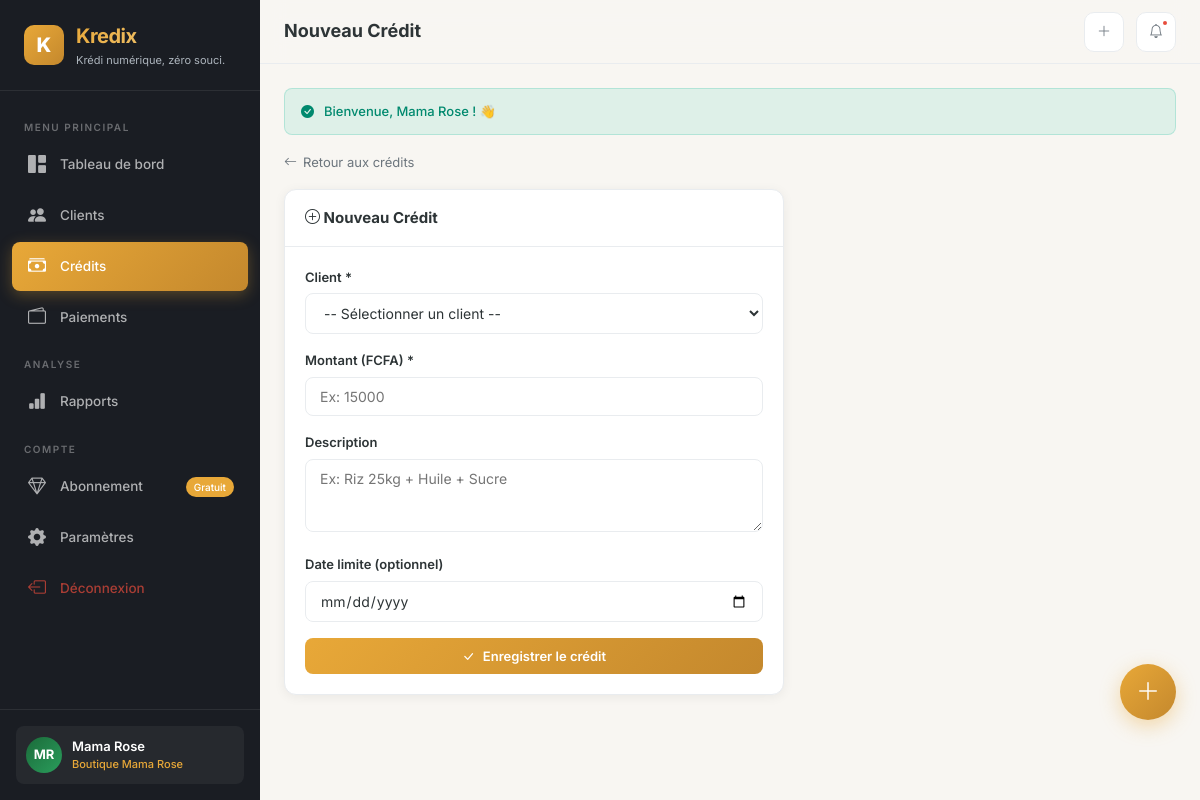
Screenshot of /credits/create (signed in) with the database file from the repository.
### tables this page shows
CREATE TABLE `users` (
    `id` INT AUTO_INCREMENT PRIMARY KEY,
    `full_name` VARCHAR(100) NOT NULL,
    `email` VARCHAR(150) UNIQUE DEFAULT NULL,
    `phone` VARCHAR(20) NOT NULL UNIQUE,
    `password_hash` VARCHAR(255) NOT NULL,
    `avatar` VARCHAR(255) DEFAULT NULL,
    `is_active` TINYINT(1) DEFAULT 1,
    `email_verified_at` TIMESTAMP NULL DEFAULT NULL,
    `remember_token` VARCHAR(100) DEFAULT NULL,
    `last_login_at` TIMESTAMP NULL DEFAULT NULL,
    `created_at` TIMESTAMP DEFAULT CURRENT_TIMESTAMP,
    `updated_at` TIMESTAMP DEFAULT CURRENT_TIMESTAMP ON UPDATE CURRENT_TIMESTAMP,
    INDEX `idx_phone` (`phone`),
    INDEX `idx_email` (`email`)
);

CREATE TABLE `shops` (
    `id` INT AUTO_INCREMENT PRIMARY KEY,
    `user_id` INT NOT NULL,
    `name` VARCHAR(100) NOT NULL,
    `type` VARCHAR(50) DEFAULT 'boutique',
    `phone` VARCHAR(20) DEFAULT NULL,
    `address` TEXT DEFAULT NULL,
    `city` VARCHAR(50) DEFAULT 'Douala',
    `currency` VARCHAR(10) DEFAULT 'XAF',
    `logo` VARCHAR(255) DEFAULT NULL,
    `is_active` TINYINT(1) DEFAULT 1,
    `created_at` TIMESTAMP DEFAULT CURRENT_TIMESTAMP,
    `updated_at` TIMESTAMP DEFAULT CURRENT_TIMESTAMP ON UPDATE CURRENT_TIMESTAMP,
    FOREIGN KEY (`user_id`) REFERENCES `users`(`id`) ON DELETE CASCADE,
    INDEX `idx_user` (`user_id`)
);

### views/credits/create.php (the view, shortened to what the rows shown need)
<div style="max-width:500px;">
    <a href="<?= url('credits') ?>" style="display:inline-flex;align-items:center;gap:6px;color:var(--text-muted);text-decoration:none;font-size:13px;margin-bottom:16px;">
        <i class="bi bi-arrow-left"></i> Retour aux crédits
    </a>
    <div class="card-k">
        <div class="card-header-k">
            <h3><i class="bi bi-plus-circle"></i> Nouveau Crédit</h3>
        </div>
        <div class="card-body-k">
            <form method="POST" action="<?= url('credits/store') ?>">
                <div class="form-group-k">
                    <label class="form-label-k" for="customer_id">Client *</label>
                    <select id="customer_id" name="customer_id" class="form-control-k" required>
                        <option value="">-- Sélectionner un client --</option>
                    </select>
                </div>
                <div class="form-group-k">
                    <label class="form-label-k" for="amount">Montant (FCFA) *</label>
                    <input type="number" id="amount" name="amount" class="form-control-k"
                           placeholder="Ex: 15000" value="<?= old('amount') ?>" min="1" step="1" required>
                </div>
                <div class="form-group-k">
                    <label class="form-label-k" for="description">Description</label>
                    <textarea id="description" name="description" class="form-control-k" rows="3"
                              placeholder="Ex: Riz 25kg + Huile + Sucre"><?= old('description') ?></textarea>
                </div>
                <div class="form-group-k">
                    <label class="form-label-k" for="due_date">Date limite (optionnel)</label>
                    <input type="date" id="due_date" name="due_date" class="form-control-k" value="<?= old('due_date') ?>">
                </div>
                <button type="submit" class="btn-k btn-primary-k" style="width:100%;justify-content:center;">
                    <i class="bi bi-check-lg"></i> Enregistrer le crédit
                </button>
            </form>
        </div>
    </div>
</div>

### core/Router.php (shortened to what the rows shown need)
<?php
class Router
{
    private array $routes = [];
    public function get(string $path, string $controller, string $method): void
    {
        $this->routes[] = [
            'method'     => 'GET',
            'path'       => $path,
            'controller' => $controller,
            'action'     => $method
        ];
    }
    public function post(string $path, string $controller, string $method): void
    {
        $this->routes[] = [
            'method'     => 'POST',
            'path'       => $path,
            'controller' => $controller,
            'action'     => $method
        ];
    }
    public function dispatch(): void
    {
        $url = $this->getUrl();
        $requestMethod = $_SERVER['REQUEST_METHOD'];
        foreach ($this->routes as $route) {
            if ($route['method'] !== $requestMethod) {
                continue;
            }
            $pattern = $this->convertToRegex($route['path']);
            if (preg_match($pattern, $url, $matches)) {
                $params = array_filter($matches, 'is_string', ARRAY_FILTER_USE_KEY);
                $params = array_values($params);
                $action = $route['action'];
                $controller = new $controllerName();
                call_user_func_array([$controller, $action], $params);
                return;
            }
        }
    }
    private function getUrl(): string
    {
        $url = $_GET['url'] ?? '';
        return rtrim($url, '/');
    }
    private function convertToRegex(string $path): string
    {
        $pattern = preg_replace('/\{([a-zA-Z_]+)\}/', '(?P<$1>[^/]+)', $path);
        return '#^' . $pattern . '$#';
    }
}

### views/layouts/app.php (shortened to what the rows shown need)
<?php
$user = Session::getUser();
$currentShop = null;
if ($user) {
    $currentShop = Database::getInstance()->fetch("SELECT * FROM shops WHERE user_id = ? AND is_active = 1 LIMIT 1", [$user->id]);
}
$plan = 'free';
if ($user) {
    $subModel = new Subscription();
    $plan = $subModel->getCurrentPlan($user->id);
}
$notifModel = new Notification();
$notifCount = $currentShop ? $notifModel->countUnread($currentShop->id) : 0;
?>
<!DOCTYPE html>
<html lang="fr">
<head>
    <link rel="stylesheet" href="https://cdn.jsdelivr.net/npm/bootstrap-icons@1.11.3/font/bootstrap-icons.min.css">
    <link rel="stylesheet" href="<?= asset('css/app.css') ?>">
</head>
<body>
<aside class="sidebar" id="sidebar">
    <div class="sidebar-brand">
        <div class="logo-icon">K</div>
        <div>
            <h2>Kredix</h2>
            <small><?= APP_TAGLINE ?></small>
        </div>
    </div>
    <nav class="sidebar-nav">
        <div class="nav-label">Menu Principal</div>
        <a href="<?= url('dashboard') ?>" class="nav-link <?= activeClass('dashboard') ?>">
            <i class="bi bi-grid-1x2-fill"></i> Tableau de bord
        </a>
        <a href="<?= url('customers') ?>" class="nav-link <?= activeClass('customers') ?>">
            <i class="bi bi-people-fill"></i> Clients
        </a>
        <a href="<?= url('credits') ?>" class="nav-link <?= activeClass('credits') ?>">
            <i class="bi bi-cash-stack"></i> Crédits
        </a>
        <a href="<?= url('payments') ?>" class="nav-link <?= activeClass('payments') ?>">
            <i class="bi bi-wallet2"></i> Paiements
        </a>
        <div class="nav-label">Analyse</div>
        <a href="<?= url('reports') ?>" class="nav-link <?= activeClass('reports') ?>">
            <i class="bi bi-bar-chart-fill"></i> Rapports
        </a>
        <div class="nav-label">Compte</div>
        <a href="<?= url('subscription') ?>" class="nav-link <?= activeClass('subscription') ?>">
            <i class="bi bi-gem"></i> Abonnement
            <?php if ($plan === 'free'): ?>
                <span style="margin-left:auto;font-size:10px;background:var(--primary);padding:2px 8px;border-radius:10px;color:#fff;">Gratuit</span>
            <?php endif; ?>
        </a>
        <a href="<?= url('settings') ?>" class="nav-link <?= activeClass('settings') ?>">
            <i class="bi bi-gear-fill"></i> Paramètres
        </a>
        <a href="<?= url('logout') ?>" class="nav-link" style="color:rgba(231,76,60,0.7);">
            <i class="bi bi-box-arrow-left"></i> Déconnexion
        </a>
    </nav>
    <div class="sidebar-footer">
        <div class="sidebar-user">
            <div class="avatar"><?= $user ? initials($user->full_name) : '?' ?></div>
            <div class="user-info">
                <div class="name"><?= $user ? e($user->full_name) : '' ?></div>
                <div class="plan"><?= $currentShop ? e($currentShop->name) : '' ?></div>
            </div>
        </div>
    </div>
</aside>
<main class="main-content">
    <header class="topbar">
        <div style="display:flex;align-items:center;gap:12px;">
            <div class="page-title"><?= e($title ?? 'Dashboard') ?></div>
        </div>
        <div class="topbar-actions">
            <a href="<?= url('credits/create') ?>" class="btn-icon hide-mobile" title="Nouveau crédit">
                <i class="bi bi-plus-lg"></i>
            </a>
            <div class="btn-icon" style="cursor:default;">
                <i class="bi bi-bell"></i>
                <?php if ($notifCount > 0): ?>
                    <span class="badge-dot"></span>
                <?php endif; ?>
            </div>
        </div>
    </header>
    <div class="page-content animate-fade">
        <?php include BASE_PATH . '/views/partials/alerts.php'; ?>
        <?= $content ?>
    </div>
</main>
<a href="<?= url('credits/create') ?>" class="fab" title="Nouveau crédit">
    <i class="bi bi-plus-lg"></i>
</a>
</body>
</html>

### rows the page displays
users: full_name "MR", full_name "Mama Rose"
shops: name "Boutique Mama Rose"

### other values shown
$message "Bienvenue, Mama Rose ! 👋"
